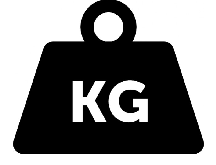
#> input picture OneDrive - Zebra Technologies/Crystal reports/RFID Die labelling/RFID printing with python/Drafts/1Weight.PNG, 216 x 165 px, found by its file name
$ python image_to_GRF.py
#> lines starting #> are read from the running program, lines starting #| are printed output that depends on the picture; after the words box and inside, x2 and y2 are one past the last pixel; in counts of white or black regions, pixels touching at a corner belong together
from PIL import Image
import numpy as np
import os

# Function to round dimensions up to the nearest multiple of 8
def round_up_to_8(x):
    return ((x + 7) // 8) * 8

# Function to convert an image to GRF format
def image_to_grf(image_path, output_grf_path, rotate=None, width=None, height=None):
    # Open the image and convert to monochrome (1-bit, black and white)
#> called with image_path = '1Weight.png', output_grf_path = '1Weight.grf'
    image = Image.open(image_path).convert("1")
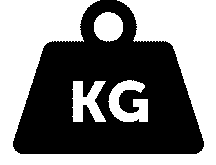
#> image: PIL image 216x165 1; 50.6% white; 1 black region, box (x1, y1, x2, y2) and area: (13, 0, 204, 154) 17606

    # Resize image if width and/or height are specified
    if width or height:
        new_width = width if width else image.width
        new_height = height if height else image.height
        image = image.resize((new_width, new_height))

    # Round image width to nearest multiple of 8 (required for ZPL)
    new_width = round_up_to_8(image.width)
#> new_width = 216
    new_height = image.height
#> new_height = 165

    # Resize the image to match the required width (multiple of 8)
    image = image.resize((new_width, new_height))

    # Rotate image if needed
    if rotate:
        image = image.rotate(rotate, expand=True)

    # Convert image to numpy array (1-bit black and white)
    image_array = np.array(image)

    # Flatten the 2D array into a 1D array and convert binary pixels to hexadecimal
    hex_data = ""
    for row in image_array:
        binary_row = ''.join(['1' if pixel == 0 else '0' for pixel in row])  # Invert pixel values for ZPL
        hex_row = format(int(binary_row, 2), f'0{new_width // 4}X')  # Convert to hex
        hex_data += hex_row

    # Calculate the total number of bytes in the image
    bytes_per_row = new_width // 8
#> bytes_per_row = 27
    total_bytes = bytes_per_row * new_height
#> total_bytes = 4455

    # Generate the ZPL GRF command with the image data
    grf_data = f"~DGIMAGE.GRF,{total_bytes},{bytes_per_row},{hex_data}"

    # Save the GRF data to a file
    with open(output_grf_path, "w") as f:
        f.write(grf_data)

    print(f"GRF data saved to {output_grf_path}")

if __name__ == "__main__":
    # List of image files and corresponding output .grf files
    image_files = ["1Weight.png", "2Weight.png", "3Weight.png"]

    # Loop over each image, convert to GRF, and save
    for image_file in image_files:
        base_name = os.path.splitext(image_file)[0]  # Get the base name (without extension)
        output_grf_file = f"{base_name}.grf"  # Set the output file name to match the image

        image_to_grf(image_file, output_grf_file)
#> pass 2 of the loop `for image_file in image_files:`:
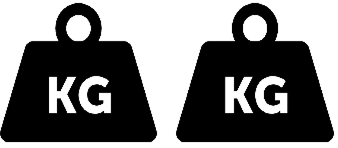
#> input picture OneDrive - Zebra Technologies/Crystal reports/RFID Die labelling/RFID printing with python/Drafts/2Weight.PNG, 338 x 148 px, found by its file name
#> in image_to_grf (call 2), `image = Image.open(image_path).convert("1")`:
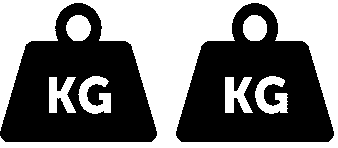
#> image: PIL image 338x148 1; 48% white; 7 white regions, largest, box (x1, y1, x2, y2) and area: (0, 0, 338, 148) 20290, (255, 76, 288, 114) 717, (78, 76, 111, 114) 713
#> in image_to_grf (call 2), `image = image.resize((new_width, new_height))`:
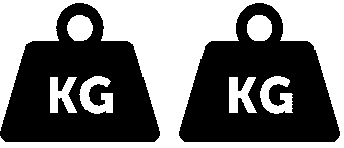
#> image: PIL image 344x148 1; 47.9% white; 7 white regions, largest, box (x1, y1, x2, y2) and area: (0, 0, 344, 148) 20562, (79, 76, 113, 114) 742, (260, 76, 293, 114) 717
#> the loop in image_to_grf (call 2), `for row in image_array:` made 148 passes
#> pass 3 of the loop `for image_file in image_files:`:
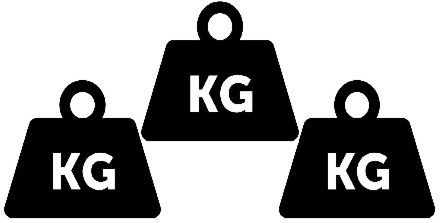
#> input picture OneDrive - Zebra Technologies/Crystal reports/RFID Die labelling/RFID printing with python/Drafts/3Weight.PNG, 441 x 223 px, found by its file name
#> in image_to_grf (call 3), `image = Image.open(image_path).convert("1")`:
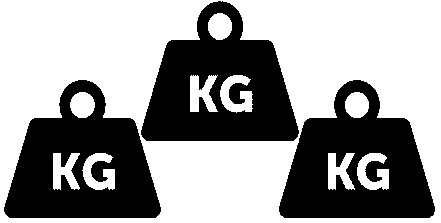
#> image: PIL image 441x223 1; 60.6% white; 3 black regions, box (x1, y1, x2, y2) and area: (141, 1, 299, 141) 13072, (4, 80, 161, 218) 12851, (279, 80, 435, 218) 12812
